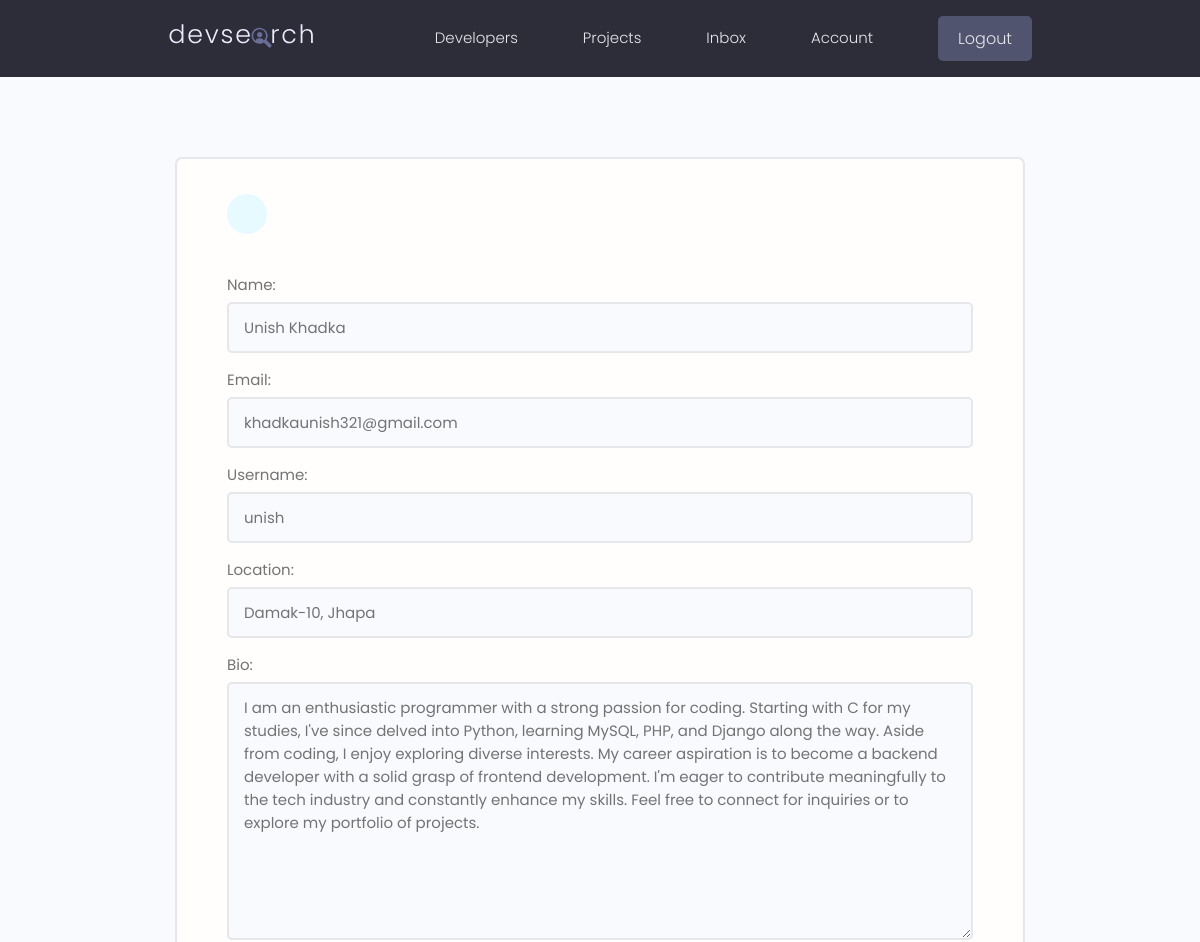
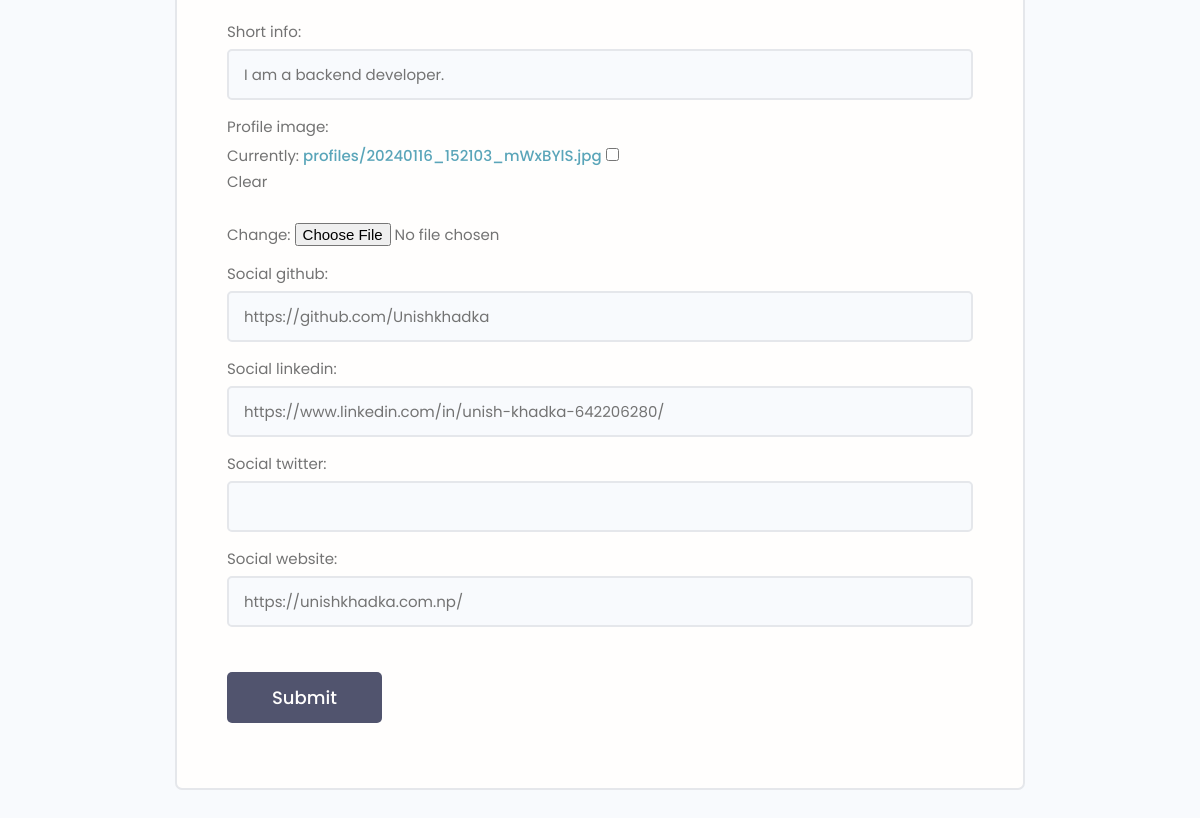
The page /edit-account/ (signed in) on the database its author committed (2 pictures, top to bottom).
### users/models.py (models this page shows, shortened)
class Profile(models.Model):
    user = models.OneToOneField(User, on_delete=models.CASCADE, null=True, blank=True)
    username = models.CharField(max_length=150, null=True, blank=True)
    location = models.CharField(max_length=150, null=True, blank=True)
    name = models.CharField(max_length=200, blank=True, null=True)
    email = models.EmailField(max_length=500, null=True, blank=True)
    short_info = models.CharField(max_length=200, null=True, blank=True)
    bio = models.TextField(null=True, blank=True)
    profile_image = models.ImageField(
        null=True,
        blank=True,
        upload_to="profiles/",
        default="profiles/user-default.png",
    )
    social_github = models.CharField(max_length=200, blank=True, null=True)
    social_twitter = models.CharField(max_length=200, blank=True, null=True)
    social_linkedin = models.CharField(max_length=200, blank=True, null=True)
    social_youtube = models.CharField(max_length=200, blank=True, null=True)
    social_website = models.CharField(max_length=200, blank=True, null=True)
    created_at = models.DateTimeField(auto_now_add=True)
    id = models.UUIDField(
        default=uuid.uuid4, unique=True, primary_key=True, editable=False
    )
    class Meta:
        ordering = ["created_at"]

### users/views.py (the view)
# urls.py: path("edit-account/", views.edit_account, name="edit-account"),
@login_required(login_url="login")
def edit_account(request):
    profile = request.user.profile
    form = ProfileForm(instance=profile)
    if request.method == "POST":
        form = ProfileForm(request.POST, request.FILES, instance=profile)
        if form.is_valid:
            form.save()
            return redirect("account")
    context = {"form": form}
    return render(request, "users/profile_form.html", context)

### users/forms.py
class ProfileForm(ModelForm):
    class Meta:
        model = Profile
        fields = [
            "name",
            "email",
            "username",
            "location",
            "bio",
            "short_info",
            "profile_image",
            "social_github",
            "social_linkedin",
            "social_twitter",
            "social_website",
        ]
    def __init__(self, *args, **kwargs):
        super(ProfileForm, self).__init__(*args, **kwargs)
        for name, field in self.fields.items():
            field.widget.attrs.update({"class": "input"})

### users/templates/users/profile_form.html (shortened to what this page needs)
{% extends "main.html" %}
{% block content %}
    <main class="formPage my-xl">
        <div class="content-box">
            <div class="formWrapper">
                <a class="backButton" href="{% url "account" %}"></a>
                <br>
                <form class="form" action="" method="POST" enctype="multipart/form-data">
                    {% for field in form %}
                    <div class="form__field">
                        <label for="formInput#text">{{field.label}}: </label>
                        {{field}}
                    </div>
                    {% endfor %}
                    <input class="btn btn--sub btn--lg  my-md" type="submit" value="Submit" />
                </form>
            </div>
        </div>
    </main>
{% endblock content %}

### static/styles/app.css (style rules this page uses)
:root { --color-sub: #2d2d39; }
.btn--sub { background-color: var(--color-sub-light); }
.content-box { width: 95%; max-width: 85rem; margin: 0 auto; }
.backButton { background: var(--color-main-light); color: var(--color-main); width: 4rem; height: 4rem; display: flex; align-items: center; justify-content: center; border-radius: 50%; }
.formPage .formWrapper { list-style: none; background: var(--color-white); padding: 3.5rem 5rem; border: 2px solid var(--color-light); border-radius: 0.7rem; }

### static/uikit/styles/modules/_variables.css (style rules this page uses)
:root { --color-main: #5aa5b9; --color-main-light: #e6faff; --color-sub: #3f4156; --color-sub-light: #51546e; --color-sub-lighter: #ededfd; --color-text: #737373; --color-gray: #8b8b8b; --color-light: #e5e7eb; --color-light-gray: #767676; --color-bg: #f8fafd; --color-white: #fffefd; --color-white-light: #f3f3f3; --color-success: #359e64; --color-success-bg: #def8e8; --color-error: #fc4b0b; --color-error-bg: #fff2ee; --font-base: 'Poppins', arial, helvetica, 'Segoe UI', roboto, ubuntu, sans-serif; --font-monospace: 'Fira Code', 'Courier New', courier, monospace; --font-regular: 300; --font-medium: 500; --font-bold: 700; --generic-shadow: 1px 1px 5px #00000010; --generic-transition: all 0.3s ease-in-out; }

### static/uikit/styles/modules/_base.css (style rules this page uses)
* { margin: 0; padding: 0; box-sizing: border-box; text-rendering: optimizeLegibility; color: inherit; font-size: inherit; }
html { font-size: 50%; }
@media only screen and (min-width: 480px) { html { font-size: 56.25%; } }
@media only screen and (min-width: 1200px) { html { font-size: 62.5%; } }
body { line-height: 1.6; font-weight: 400; font-size: 1.5rem; color: var(--color-text); background-color: var(--color-bg); min-height: 100vh; }

### static/uikit/styles/modules/_typography.css (style rules this page uses)
* { font-family: var(--font-base); }
a { padding-bottom: 2px; text-decoration: none; display: inline-block; color: var(--color-main); font-weight: var(--font-medium); }

### static/uikit/styles/modules/_utilities.css (style rules this page uses)
.my-md { margin: 3rem auto; }
.my-xl { margin: 8rem auto; }

### static/uikit/styles/modules/_button.css (style rules this page uses)
.btn { display: inline-block; position: relative; cursor: pointer; background-color: var(--color-light); font-weight: var(--font-medium); color: var(--color-sub); text-decoration: none; padding: 1rem 2rem; border-radius: 0.5rem; border: none; width: -webkit-fit-content; width: -moz-fit-content; width: fit-content; height: -webkit-fit-content; height: -moz-fit-content; height: fit-content; font-size: 1.6rem; outline-width: 0; outline-color: transparent; -webkit-backface-visibility: hidden; backface-visibility: hidden; transition: all 0.3s ease-in-out; }
.btn--sub { background-color: var(--color-sub); color: var(--color-white); }
.btn--lg { font-size: 1.8rem; padding: 1.2rem 4.5rem; }

### static/uikit/styles/modules/_form.css (style rules this page uses)
.form { display: block; }
.form__field { margin-top: 1.5rem; margin-bottom: 1.5rem; }
.form__label, .form__field > label { display: block; margin-bottom: 0.5rem; color: var(--color-text); }
input.input[type='text'], input.input[type='email'], input.input[type='password'], input.input[type='number'], select.input, textarea.input { min-width: 24rem; width: 100%; padding: 1.2rem 1.5rem; border-radius: 0.5rem; border: 2px solid var(--color-light); transition: all 0.3s ease-in-out; background-color: var(--color-bg); }

### rows shown on the page
Profile: form "Unish Khadka" "khadkaunish321@gmail.com" "unish" "Damak-10, Jhapa" "I am an enthusiastic programmer with a strong passion for coding. Starting with C for my studies, I've since delved into Python, learning MySQL, PHP, and Django along the way. Aside from coding, I enjoy exploring diverse interests. My career aspiration is to become a backend developer with a solid grasp of frontend development. I'm eager to contribute meaningfully to the tech industry and constantly enhance my skills. Feel free to connect for inquiries or to explore my portfolio of projects." "I am a backend developer." "https://github.com/Unishkhadka" "https://www.linkedin.com/in/unish-khadka-642206280/" "https://unishkhadka.com.np/"

### other values the page prints
{{ field.label }} "Name" "Email" "Username" "Location" "Bio" "Short info" "Profile image" "Social github" "Social linkedin" "Social twitter" "Social website"
